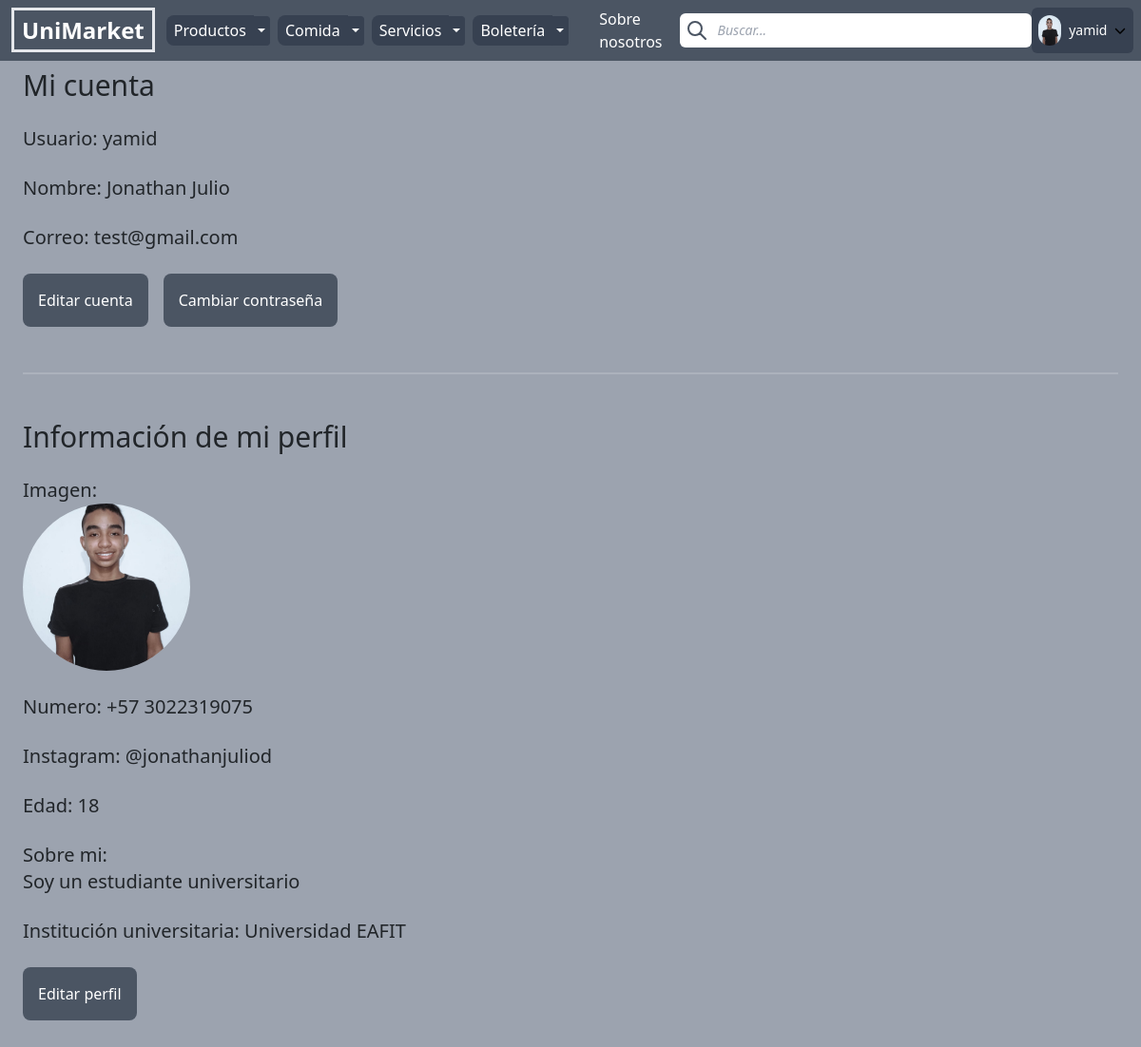
Page /my-account/ (signed in) on the committed database.
### posts/models.py (models this page shows, shortened)
class Category(models.Model):
    title = models.CharField(max_length=50)
    slug = AutoSlugField(populate_from='title',editable=True, always_update=True)
    class Meta:
        verbose_name = ('Categoria')
        verbose_name_plural = ('Categorias')

### userprofile/models.py (models this page shows, shortened)
class UserProfile(models.Model):
    user = models.OneToOneField(User, related_name="userprofile", on_delete=models.CASCADE)
    numero = models.CharField(max_length=10)
    edad = models.PositiveSmallIntegerField(null=False, blank=False, default=18)
    about_me = CKEditor5Field(null=True, blank=True, max_length=150)
    instagram = models.CharField(null=True, max_length=15, blank=True)
    universidad = models.CharField(choices={
        'EAFIT':'Universidad EAFIT',
        'UDEA':'Universidad de Antioquia',
        'CES':'Universidad CES',
        'UPB':'Universidad Pontificia Bolivariana',
        'ANDES':'Universidad de los Andes',
    }, default='EAFIT', max_length=5)
    imagen = models.ImageField(upload_to='uploads/userprofile/', blank=True, null=True)
    created_at = models.DateTimeField(auto_now_add=True)
    updated_at = models.DateTimeField(auto_now=True)
    class Meta:
        ordering = ['-created_at']
    def am_vendor(self):
        return self.user.groups.filter(name='Emprendedores').exists()

### userprofile/views.py (the view)
# urls.py: path('my-account/', views.myaccount, name='my-account'),
@login_required(login_url='log-in')
def myaccount(request):
    return render(request, 'userprofile/myaccount.html')

### posts/templatetags/menu.py (called while the page is built)
@register.inclusion_tag("core/menu.html")
def menu():
    categories = Category.objects.all()
    return {
        "categories": categories
    }

### userprofile/context_processors.py (called while the page is built)
def saved(request):
    return { 'saved': Saved(request)}

### userprofile/saved.py (called while the page is built)
    def __len__(self):
        return sum(item['quantity'] for item in self.saved.values())

### userprofile/templates/userprofile/myaccount.html (shortened to what this page needs)
{% extends 'core/base.html' %}
{% block content %}
  <div class="mx-4 my-2">
    <h1 class="text-3xl mb-2">Mi cuenta</h1>
    <div>
      <h2 class="text-xl my-4">Usuario: {{ user.username }}</h2>
    {% if user.get_full_name %}
      <h2 class="text-xl my-4">Nombre: {{ user.get_full_name }}</h2>
    {% endif %}
    <h2 class="text-xl my-4">
      Correo:{% if user.email %}
        {{ user.email }}
      {% else %}
        No tiene
      {% endif %}
    </h2>
    </div>
    <div class="flex items-center mt-4">
      <a href="{% url 'edit-account' %}" class="inline-block mr-4 p-3 bg-gray-600 text-white hover:bg-gray-800 active:bg-gray-900 rounded-lg">Editar cuenta</a>
      <a href="{% url 'change-password' %}" class="inline-block mr-4 p-3 bg-gray-600 text-white hover:bg-gray-800 active:bg-gray-900 rounded-lg">Cambiar contraseña</a>
    </div>
  <hr class="border border-gray-600 my-5">
  <h1 class="text-3xl mb-2">Información de mi perfil</h1>
  <h2 class="text-xl my-4">
    Imagen:{% if user.userprofile.imagen %}
      <img src="{{ user.userprofile.imagen.url }}" alt="Imagen de {{ user.username }}" class="w-44 h-44 rounded-full object-cover" />
    {% else %}
      No tiene
    {% endif %}
  </h2>
  <h2 class="text-xl my-4">Numero: +57 {{ user.userprofile.numero }}</h2>
  <h2 class="text-xl my-4">
    Instagram:{% if user.userprofile.instagram %}
      @{{ user.userprofile.instagram }}
    {% else %}
      No tiene
    {% endif %}
  </h2>
  <h2 class="text-xl my-4">Edad: {{user.userprofile.edad}}</h2>
  {% if user.userprofile.about_me %}
  <h2 class="text-xl my-4">Sobre mi: <br> {{user.userprofile.about_me}}</h2>
  {% endif %}
  <h2 class="text-xl my-4">Institución universitaria: {{ user.userprofile.get_universidad_display }}</h2>
  <div class="flex items-center mt-6">
    <a href="{% url 'edit-profile' user.userprofile.id %}" class="inline-block p-3 bg-gray-600 text-white hover:bg-gray-800 active:bg-gray-900 rounded-lg">Editar perfil</a>
  </div>
  </div>
{% endblock %}

### core/template/core/base.html (shortened to what this page needs)
<!doctype html>
<html lang="es">
<head>
    <script src="https://cdn.tailwindcss.com"></script>
    <link rel="stylesheet" href="https://cdnjs.cloudflare.com/ajax/libs/font-awesome/6.5.1/css/all.min.css"
 />
    <link href="https://cdn.jsdelivr.net/npm/bootstrap@5.0.2/dist/css/bootstrap.min.css"
    rel="stylesheet"
>
</head>
<body class="bg-gray-400 mb-12">
    {% load menu %}
    <nav class="h-16 bg-gray-600 flex items-center justify-start sticky-top">
        <div class="logo ml-3 mr-3">
            <a href="/"
                class="text-white text-2xl font-bold border-3 px-2 py-1 hover:text-gray-800 hover:border-gray-800 active:text-gray-800 active:border-gray-800 delay-50 duration-500">
                UniMarket
            </a>
        </div>
        <div class="menu space-x-4">
            {% menu %}
        </div>
        <form class="mx-auto" action="/search/" method="GET">
            <div class="relative text-gray-600 focus-within:text-gray-400">
                <span class="absolute inset-y-0 left-0 flex items-center pl-0.5">
                    <button type="submit" class="p-1 focus:outline-none focus:shadow-outline">
                        <svg fill="none" stroke="currentColor" stroke-linecap="round" stroke-linejoin="round"
                            stroke-width="2" viewBox="0 0 24 24" class="w-6 h-6">
                            <path d="M21 21l-6-6m2-5a7 7 0 11-14 0 7 7 0 0114 0z"></path>
                        </svg>
                    </button>
                </span>
                <input type="search" name="query"
                    class="py-2 px-32 text-sm rounded-md pl-10 focus:outline-none bg-white text-gray-900 placeholder:italic"
                    placeholder="Buscar..." autocomplete="off">
            </div>
        </form>
        <div class="">
            {% if request.user.is_authenticated %}
            <div class="mr-2">
                <div class="bg-tail-300 flex items-center justify-center">
                    <div class="relative inline-block text-left">
                        <button id="dropdown-button"
                            class="inline-flex justify-center w-full px-2 py-2 text-sm font-medium text-white bg-gray-700 rounded-md hover:bg-gray-900 delay-50 duration-500">
                            <div class="flex items-center justify-center">
                                {% if request.user.userprofile.imagen %}
                                <img src="{{ request.user.userprofile.imagen.url }}"
                                    alt="Imagen de {{ product.user.username }}"
                                    class="w-8 h-8 rounded-full object-cover mr-2" />
                                {% else %}
                                <img src="/media/uploads/userprofile/No%20Photo.jpg"
                                    alt="Imagen de {{ product.user.username }}"
                                    class="w-8 h-8 rounded-full object-cover mr-2" />
                                {% endif %}
                                {{ request.user.username }}
                                <div>
                                    <svg class="ml-2" xmlns="http://www.w3.org/2000/svg" height="12" width="12"
                                        viewBox="0 0 512 512">
                                        <path
                                            d="M233.4 406.6c12.5 12.5 32.8 12.5 45.3 0l192-192c12.5-12.5 12.5-32.8 0-45.3s-32.8-12.5-45.3 0L256 338.7 86.6 169.4c-12.5-12.5-32.8-12.5-45.3 0s-12.5 32.8 0 45.3l192 192z" />
                                    </svg>
                                </div>
                            </div>
                        </button>
                    </div>
                </div>
            </div>
            {% endif %}
        </div>
    </nav>
    <div class="">
        {% block content %}{% endblock %}
    </div>
</body>
</html>

### core/template/core/menu.html (shortened to what this page needs)
<div class="dropdown flex items-center relative">
    <div class="btn-group items-center">
        {% for category in categories %}
        <a class="bg-gray-700 border-gray-700 hover:bg-gray-900 focus:bg-gray-900 active:bg-gray-900 hover:text-gray-500 text-white px-2 py-1 rounded-l-lg delay-50 duration-500"
            href="{% url 'category_detail' category.slug %}">
            {{ category.title }}
        </a>
        <button type="button"
            class="btn btn-secondary btn-sm dropdown-toggle dropdown-toggle-split bg-gray-700 border-gray-700 hover:bg-gray-900 focus:bg-gray-900 active:bg-gray-900 mr-2 px-1 py-1"
            data-bs-toggle="dropdown" aria-expanded="false">
        </button>
        {% endfor %}
    </div>
    <a href="{% url 'about-us' %}" class="text-white text-white hover:text-gray-400 active:text-gray-600 ml-6 mr-3">
        Sobre nosotros
    </a>
</div>

### rows in the picture
Category: title "Productos"
Category: title "Comida"
Category: title "Servicios"
Category: title "Boletería"

### other values in the picture
{{ request.user.username }} "yamid"
{{ user.username }} "yamid"
{{ user.get_full_name }} "Jonathan Julio"
{{ user.email }} "test@gmail.com"
{{ user.userprofile.numero }} "3022319075"
{{ user.userprofile.instagram }} "jonathanjuliod"
{{ user.userprofile.edad }} "18"
{{ user.userprofile.about_me }} "Soy un estudiante universitario"
{{ user.userprofile.get_universidad_display }} "Universidad EAFIT"
